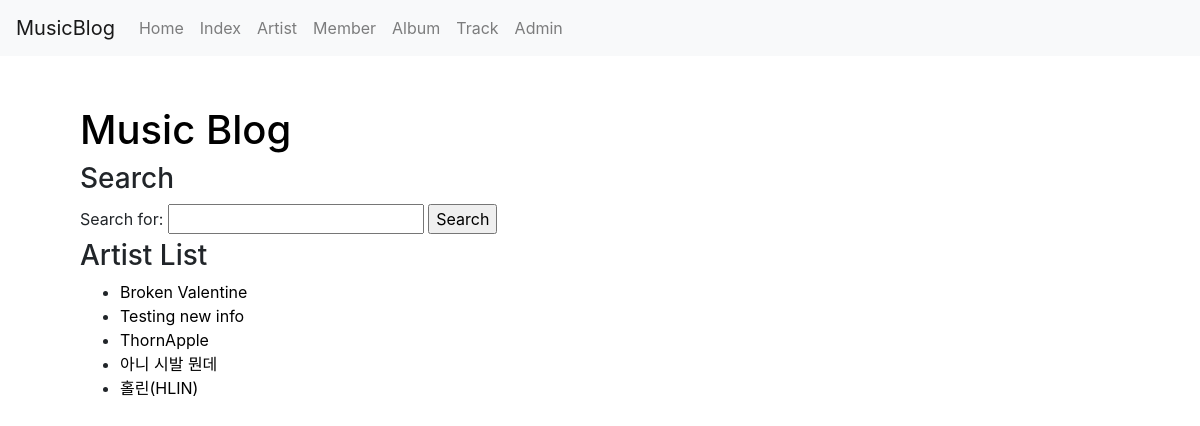
The page /musicblog/artist/ on the database as committed earlier.
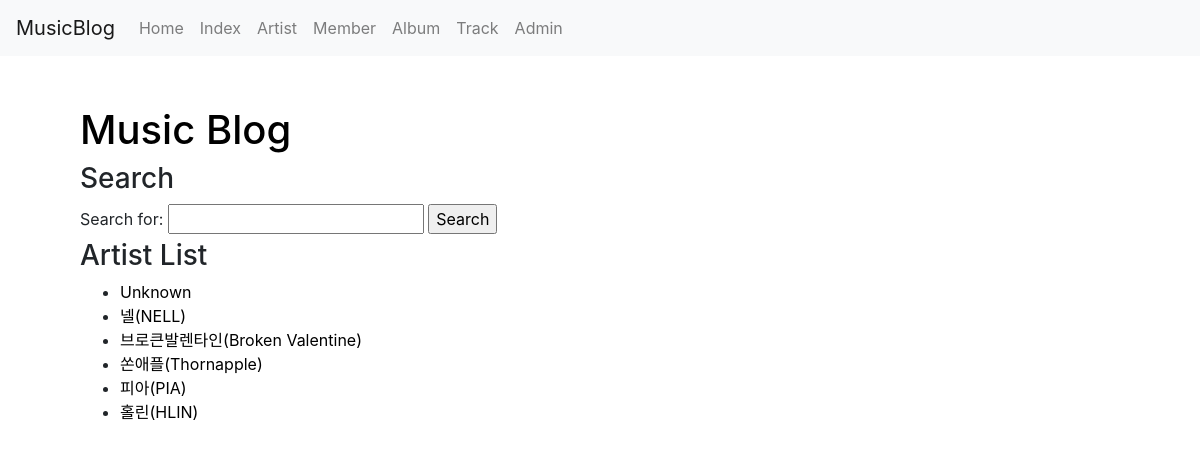
The same page on the database as committed later.
### musicb/models.py (models this page shows, shortened)
class Artist(models.Model):
    name = models.CharField(verbose_name="Name", null=False, blank=False, unique=True, max_length=50)
    slug = models.SlugField("Slug", unique=True, allow_unicode=True, help_text='one word for title alias.') #처음에는 default값 정해주고, admin.py 수정 후에는 지우면 됨 (왜 그럴까 시발)
    company = models.CharField(verbose_name="Company", default="No company", max_length=50, null=True, blank=True)
    debut = models.PositiveIntegerField(default=2020, validators=[MinValueValidator(1900), MaxValueValidator(2021)], null=True, blank=True)
    artist_info = models.TextField(verbose_name='ArtistInfo', default="There is no information.", null=True, blank=True)

### musicb/views.py (the view)
# urls.py: path('artist/', views.ArtistLV.as_view(), name='artistview'),
class ArtistLV(ListView):
    def get_queryset(self):
        return Artist.objects.order_by('name')
    allow_empty = True

### musicb/templates/musicb/artist_list.html (shortened to what this page needs)
{% extends 'musicb/base.html' %}
{% block content %}
    {% include 'musicb/musicblog_base.html' %}
    <h3>Artist List</h3>
    {% if object_list %}
        <ul>
            {% for artist in object_list %}
                <li><a class='no_linkdecoration' href="{% url 'musicblog:artistview_detail' artist.slug %}">{{artist.name}}</a></li>
            {% endfor %}
        </ul>
    {% else %}
        There is no artist.
    {% endif %}
{% endblock %}

Rows that differ between the two databases and show on the page:
removed Artist: name "Testing new info"
removed Artist: name "아니 시발 뭔데"
added Artist: name "Unknown"
added Artist: name "넬(NELL)"
changed Artist: name "Broken Valentine" → "브로큰발렌타인(Broken Valentine)"
changed Artist: name "ThornApple" → "쏜애플(Thornapple)"
added Artist: name "피아(PIA)"
